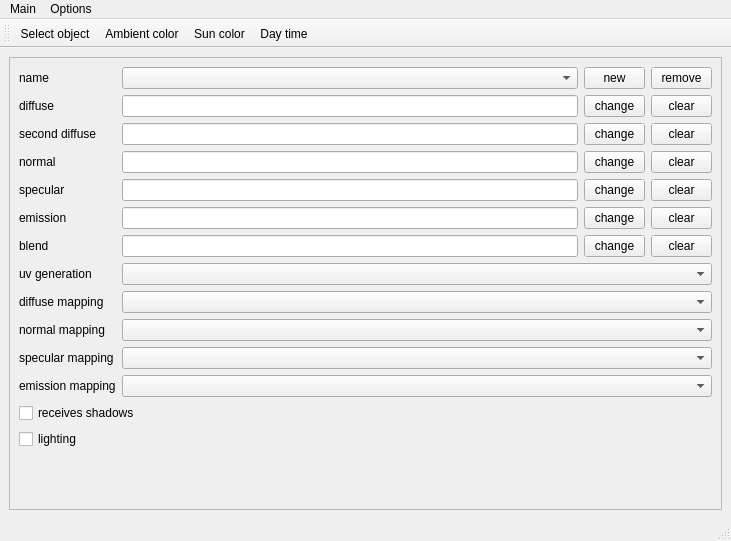
<?xml version="1.0" encoding="UTF-8"?>
<ui version="4.0">
 <class>MainWindow</class>
 <widget class="QMainWindow" name="MainWindow">
  <property name="geometry">
   <rect>
    <x>0</x>
    <y>0</y>
    <width>731</width>
    <height>541</height>
   </rect>
  </property>
  <property name="windowTitle">
   <string>MainWindow</string>
  </property>
  <widget class="QWidget" name="centralwidget">
   <layout class="QHBoxLayout" name="horizontalLayout">
    <item>
     <widget class="QFrame" name="frame">
      <property name="sizePolicy">
       <sizepolicy hsizetype="Preferred" vsizetype="Preferred">
        <horstretch>0</horstretch>
        <verstretch>0</verstretch>
       </sizepolicy>
      </property>
      <property name="minimumSize">
       <size>
        <width>450</width>
        <height>0</height>
       </size>
      </property>
      <property name="maximumSize">
       <size>
        <width>16777215</width>
        <height>16777215</height>
       </size>
      </property>
      <property name="frameShape">
       <enum>QFrame::StyledPanel</enum>
      </property>
      <property name="frameShadow">
       <enum>QFrame::Raised</enum>
      </property>
      <layout class="QGridLayout" name="gridLayout">
       <item row="0" column="0">
        <widget class="QLabel" name="label">
         <property name="text">
          <string>name</string>
         </property>
        </widget>
       </item>
       <item row="0" column="1">
        <widget class="QComboBox" name="name">
         <property name="editable">
          <bool>false</bool>
         </property>
        </widget>
       </item>
       <item row="0" column="2">
        <widget class="QPushButton" name="new_name">
         <property name="maximumSize">
          <size>
           <width>61</width>
           <height>16777215</height>
          </size>
         </property>
         <property name="text">
          <string>new</string>
         </property>
        </widget>
       </item>
       <item row="0" column="3">
        <widget class="QPushButton" name="clear_name">
         <property name="maximumSize">
          <size>
           <width>61</width>
           <height>16777215</height>
          </size>
         </property>
         <property name="text">
          <string>remove</string>
         </property>
        </widget>
       </item>
       <item row="1" column="0">
        <widget class="QLabel" name="label_2">
         <property name="text">
          <string>diffuse</string>
         </property>
        </widget>
       </item>
       <item row="1" column="1">
        <widget class="QLineEdit" name="diffuse"/>
       </item>
       <item row="1" column="2">
        <widget class="QPushButton" name="change_diffuse">
         <property name="maximumSize">
          <size>
           <width>61</width>
           <height>16777215</height>
          </size>
         </property>
         <property name="text">
          <string>change</string>
         </property>
        </widget>
       </item>
       <item row="1" column="3">
        <widget class="QPushButton" name="clear_diffuse">
         <property name="maximumSize">
          <size>
           <width>61</width>
           <height>16777215</height>
          </size>
         </property>
         <property name="text">
          <string>clear</string>
         </property>
        </widget>
       </item>
       <item row="2" column="0">
        <widget class="QLabel" name="label_3">
         <property name="text">
          <string>second diffuse</string>
         </property>
        </widget>
       </item>
       <item row="2" column="1">
        <widget class="QLineEdit" name="second_diffuse"/>
       </item>
       <item row="2" column="2">
        <widget class="QPushButton" name="change_second_diffuse">
         <property name="maximumSize">
          <size>
           <width>61</width>
           <height>16777215</height>
          </size>
         </property>
         <property name="text">
          <string>change</string>
         </property>
        </widget>
       </item>
       <item row="2" column="3">
        <widget class="QPushButton" name="clear_second_diffuse">
         <property name="maximumSize">
          <size>
           <width>61</width>
           <height>16777215</height>
          </size>
         </property>
         <property name="text">
          <string>clear</string>
         </property>
        </widget>
       </item>
       <item row="3" column="0">
        <widget class="QLabel" name="label_4">
         <property name="text">
          <string>normal</string>
         </property>
        </widget>
       </item>
       <item row="3" column="1">
        <widget class="QLineEdit" name="normal"/>
       </item>
       <item row="3" column="2">
        <widget class="QPushButton" name="change_normal">
         <property name="maximumSize">
          <size>
           <width>61</width>
           <height>16777215</height>
          </size>
         </property>
         <property name="text">
          <string>change</string>
         </property>
        </widget>
       </item>
       <item row="3" column="3">
        <widget class="QPushButton" name="clear_normal">
         <property name="maximumSize">
          <size>
           <width>61</width>
           <height>16777215</height>
          </size>
         </property>
         <property name="text">
          <string>clear</string>
         </property>
        </widget>
       </item>
       <item row="4" column="0">
        <widget class="QLabel" name="label_5">
         <property name="text">
          <string>specular</string>
         </property>
        </widget>
       </item>
       <item row="4" column="1">
        <widget class="QLineEdit" name="specular"/>
       </item>
       <item row="4" column="2">
        <widget class="QPushButton" name="change_specular">
         <property name="maximumSize">
          <size>
           <width>61</width>
           <height>16777215</height>
          </size>
         </property>
         <property name="text">
          <string>change</string>
         </property>
        </widget>
       </item>
       <item row="4" column="3">
        <widget class="QPushButton" name="clear_specular">
         <property name="maximumSize">
          <size>
           <width>61</width>
           <height>16777215</height>
          </size>
         </property>
         <property name="text">
          <string>clear</string>
         </property>
        </widget>
       </item>
       <item row="5" column="0">
        <widget class="QLabel" name="label_6">
         <property name="text">
          <string>emission</string>
         </property>
        </widget>
       </item>
       <item row="5" column="1">
        <widget class="QLineEdit" name="emission"/>
       </item>
       <item row="5" column="2">
        <widget class="QPushButton" name="change_emission">
         <property name="maximumSize">
          <size>
           <width>61</width>
           <height>16777215</height>
          </size>
         </property>
         <property name="text">
          <string>change</string>
         </property>
        </widget>
       </item>
       <item row="5" column="3">
        <widget class="QPushButton" name="clear_emission">
         <property name="maximumSize">
          <size>
           <width>61</width>
           <height>16777215</height>
          </size>
         </property>
         <property name="text">
          <string>clear</string>
         </property>
        </widget>
       </item>
       <item row="7" column="0">
        <widget class="QLabel" name="label_7">
         <property name="text">
          <string>uv generation</string>
         </property>
        </widget>
       </item>
       <item row="7" column="1" colspan="3">
        <widget class="QComboBox" name="uv_generation"/>
       </item>
       <item row="8" column="0">
        <widget class="QLabel" name="label_8">
         <property name="text">
          <string>diffuse mapping</string>
         </property>
        </widget>
       </item>
       <item row="8" column="1" colspan="3">
        <widget class="QComboBox" name="diffuse_mapping"/>
       </item>
       <item row="9" column="0">
        <widget class="QLabel" name="label_9">
         <property name="text">
          <string>normal mapping</string>
         </property>
        </widget>
       </item>
       <item row="9" column="1" colspan="3">
        <widget class="QComboBox" name="normal_mapping"/>
       </item>
       <item row="10" column="0">
        <widget class="QLabel" name="label_10">
         <property name="text">
          <string>specular mapping</string>
         </property>
        </widget>
       </item>
       <item row="10" column="1" colspan="3">
        <widget class="QComboBox" name="specular_mapping"/>
       </item>
       <item row="11" column="0">
        <widget class="QLabel" name="label_11">
         <property name="text">
          <string>emission mapping</string>
         </property>
        </widget>
       </item>
       <item row="11" column="1" colspan="3">
        <widget class="QComboBox" name="emission_mapping"/>
       </item>
       <item row="12" column="0" colspan="2">
        <widget class="QCheckBox" name="receives_shadows">
         <property name="text">
          <string>receives shadows</string>
         </property>
        </widget>
       </item>
       <item row="13" column="0">
        <widget class="QCheckBox" name="lighting">
         <property name="text">
          <string>lighting</string>
         </property>
        </widget>
       </item>
       <item row="14" column="0">
        <spacer name="verticalSpacer">
         <property name="orientation">
          <enum>Qt::Vertical</enum>
         </property>
         <property name="sizeHint" stdset="0">
          <size>
           <width>20</width>
           <height>40</height>
          </size>
         </property>
        </spacer>
       </item>
       <item row="6" column="0">
        <widget class="QLabel" name="label_12">
         <property name="text">
          <string>blend</string>
         </property>
        </widget>
       </item>
       <item row="6" column="1">
        <widget class="QLineEdit" name="blend"/>
       </item>
       <item row="6" column="2">
        <widget class="QPushButton" name="change_blend">
         <property name="maximumSize">
          <size>
           <width>61</width>
           <height>16777215</height>
          </size>
         </property>
         <property name="text">
          <string>change</string>
         </property>
        </widget>
       </item>
       <item row="6" column="3">
        <widget class="QPushButton" name="clear_blend">
         <property name="maximumSize">
          <size>
           <width>61</width>
           <height>16777215</height>
          </size>
         </property>
         <property name="text">
          <string>clear</string>
         </property>
        </widget>
       </item>
      </layout>
     </widget>
    </item>
   </layout>
  </widget>
  <widget class="QMenuBar" name="menubar">
   <property name="geometry">
    <rect>
     <x>0</x>
     <y>0</y>
     <width>731</width>
     <height>23</height>
    </rect>
   </property>
   <widget class="QMenu" name="menuMain">
    <property name="title">
     <string>Main</string>
    </property>
    <addaction name="actionNew"/>
    <addaction name="actionLoad"/>
    <addaction name="actionSave"/>
    <addaction name="actionSave_as"/>
    <addaction name="separator"/>
    <addaction name="actionExit"/>
   </widget>
   <widget class="QMenu" name="menuOptions">
    <property name="title">
     <string>Options</string>
    </property>
   </widget>
   <addaction name="menuMain"/>
   <addaction name="menuOptions"/>
  </widget>
  <widget class="QStatusBar" name="statusbar"/>
  <widget class="QToolBar" name="toolBar">
   <property name="windowTitle">
    <string>toolBar</string>
   </property>
   <attribute name="toolBarArea">
    <enum>TopToolBarArea</enum>
   </attribute>
   <attribute name="toolBarBreak">
    <bool>false</bool>
   </attribute>
   <addaction name="action_select_object"/>
   <addaction name="action_ambient_color"/>
   <addaction name="action_sun_color"/>
   <addaction name="actionSun_position"/>
  </widget>
  <action name="actionNew">
   <property name="text">
    <string>New</string>
   </property>
  </action>
  <action name="actionLoad">
   <property name="text">
    <string>Load</string>
   </property>
  </action>
  <action name="actionSave">
   <property name="text">
    <string>Save</string>
   </property>
  </action>
  <action name="actionSave_as">
   <property name="text">
    <string>Save as</string>
   </property>
  </action>
  <action name="actionExit">
   <property name="text">
    <string>Exit</string>
   </property>
  </action>
  <action name="actionChoose_object">
   <property name="text">
    <string>Choose object</string>
   </property>
  </action>
  <action name="action_select_object">
   <property name="icon">
    <iconset resource="icons.qrc">
     <normaloff>:/icons/select.png</normaloff>:/icons/select.png</iconset>
   </property>
   <property name="text">
    <string>Select object</string>
   </property>
  </action>
  <action name="actionSun_direction">
   <property name="text">
    <string>Sun direction</string>
   </property>
  </action>
  <action name="action_sun_color">
   <property name="icon">
    <iconset resource="icons.qrc">
     <normaloff>:/icons/sun.png</normaloff>:/icons/sun.png</iconset>
   </property>
   <property name="text">
    <string>Sun color</string>
   </property>
  </action>
  <action name="action_ambient_color">
   <property name="icon">
    <iconset resource="icons.qrc">
     <normaloff>:/icons/ambient.png</normaloff>:/icons/ambient.png</iconset>
   </property>
   <property name="text">
    <string>Ambient color</string>
   </property>
  </action>
  <action name="actionSun_position">
   <property name="icon">
    <iconset resource="icons.qrc">
     <normaloff>:/icons/time.png</normaloff>:/icons/time.png</iconset>
   </property>
   <property name="text">
    <string>Day time</string>
   </property>
  </action>
 </widget>
 <resources>
  <include location="icons.qrc"/>
 </resources>
 <connections/>
</ui>
